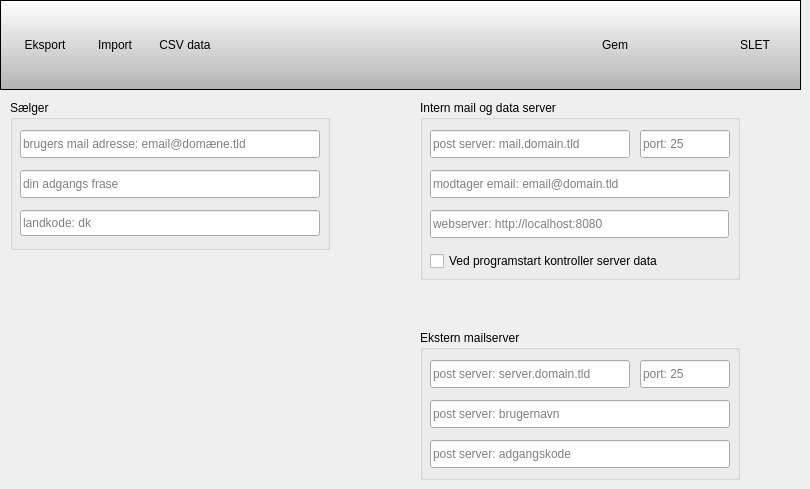
    <widget class="QWidget" name="widgetPageSettings">
     <widget class="QGroupBox" name="groupSalesPerson">
      <property name="geometry">
       <rect>
        <x>10</x>
        <y>100</y>
        <width>320</width>
        <height>150</height>
       </rect>
      </property>
      <property name="title">
       <string>Sælger</string>
      </property>
      <widget class="QLineEdit" name="textAppUserCountry">
       <property name="geometry">
        <rect>
         <x>10</x>
         <y>110</y>
         <width>300</width>
         <height>26</height>
        </rect>
       </property>
       <property name="maxLength">
        <number>2</number>
       </property>
       <property name="placeholderText">
        <string>landkode: dk</string>
       </property>
      </widget>
      <widget class="QLineEdit" name="textAppUserPass">
       <property name="geometry">
        <rect>
         <x>10</x>
         <y>70</y>
         <width>300</width>
         <height>28</height>
        </rect>
       </property>
       <property name="inputMask">
        <string/>
       </property>
       <property name="maxLength">
        <number>100</number>
       </property>
       <property name="echoMode">
        <enum>QLineEdit::PasswordEchoOnEdit</enum>
       </property>
       <property name="placeholderText">
        <string>din adgangs frase</string>
       </property>
      </widget>
      <widget class="QLineEdit" name="textAppUserMail">
       <property name="geometry">
        <rect>
         <x>10</x>
         <y>30</y>
         <width>300</width>
         <height>28</height>
        </rect>
       </property>
       <property name="text">
        <string notr="true"/>
       </property>
       <property name="maxLength">
        <number>100</number>
       </property>
       <property name="frame">
        <bool>true</bool>
       </property>
       <property name="placeholderText">
        <string>brugers mail adresse: email@domæne.tld</string>
       </property>
      </widget>
     </widget>
     <widget class="QGroupBox" name="groupInternalServers">
      <property name="geometry">
       <rect>
        <x>420</x>
        <y>100</y>
        <width>320</width>
        <height>180</height>
       </rect>
      </property>
      <property name="title">
       <string>Intern mail og data server</string>
      </property>
      <widget class="QCheckBox" name="checkServerData">
       <property name="geometry">
        <rect>
         <x>10</x>
         <y>150</y>
         <width>300</width>
         <height>22</height>
        </rect>
       </property>
       <property name="text">
        <string>Ved programstart kontroller server data</string>
       </property>
      </widget>
      <widget class="QLineEdit" name="textAppDataServer">
       <property name="geometry">
        <rect>
         <x>10</x>
         <y>110</y>
         <width>299</width>
         <height>28</height>
        </rect>
       </property>
       <property name="maxLength">
        <number>100</number>
       </property>
       <property name="placeholderText">
        <string>webserver: http://localhost:8080</string>
       </property>
      </widget>
      <widget class="QLineEdit" name="textAppMailOrderTo">
       <property name="geometry">
        <rect>
         <x>10</x>
         <y>70</y>
         <width>300</width>
         <height>28</height>
        </rect>
       </property>
       <property name="text">
        <string/>
       </property>
       <property name="maxLength">
        <number>100</number>
       </property>
       <property name="placeholderText">
        <string>modtager email: email@domain.tld</string>
       </property>
      </widget>
      <widget class="QLineEdit" name="textAppMailServerPort">
       <property name="geometry">
        <rect>
         <x>220</x>
         <y>30</y>
         <width>90</width>
         <height>28</height>
        </rect>
       </property>
       <property name="maxLength">
        <number>3</number>
       </property>
       <property name="placeholderText">
        <string>port: 25</string>
       </property>
      </widget>
      <widget class="QLineEdit" name="textAppMailServer">
       <property name="geometry">
        <rect>
         <x>10</x>
         <y>30</y>
         <width>200</width>
         <height>28</height>
        </rect>
       </property>
       <property name="text">
        <string/>
       </property>
       <property name="maxLength">
        <number>100</number>
       </property>
       <property name="placeholderText">
        <string>post server: mail.domain.tld</string>
       </property>
      </widget>
     </widget>
     <widget class="QGroupBox" name="groupExternalServer">
      <property name="geometry">
       <rect>
        <x>420</x>
        <y>330</y>
        <width>320</width>
        <height>150</height>
       </rect>
      </property>
      <property name="title">
       <string>Ekstern mailserver</string>
      </property>
      <widget class="QLineEdit" name="textExtMailServerUser">
       <property name="geometry">
        <rect>
         <x>10</x>
         <y>70</y>
         <width>300</width>
         <height>28</height>
        </rect>
       </property>
       <property name="inputMask">
        <string/>
       </property>
       <property name="text">
        <string/>
       </property>
       <property name="maxLength">
        <number>100</number>
       </property>
       <property name="placeholderText">
        <string>post server: brugernavn</string>
       </property>
      </widget>
      <widget class="QLineEdit" name="textExtMailServerPort">
       <property name="geometry">
        <rect>
         <x>220</x>
         <y>30</y>
         <width>90</width>
         <height>28</height>
        </rect>
       </property>
       <property name="maxLength">
        <number>3</number>
       </property>
       <property name="placeholderText">
        <string>port: 25</string>
       </property>
      </widget>
      <widget class="QLineEdit" name="textExtMailServerPass">
       <property name="geometry">
        <rect>
         <x>10</x>
         <y>110</y>
         <width>300</width>
         <height>28</height>
        </rect>
       </property>
       <property name="text">
        <string/>
       </property>
       <property name="maxLength">
        <number>100</number>
       </property>
       <property name="echoMode">
        <enum>QLineEdit::PasswordEchoOnEdit</enum>
       </property>
       <property name="placeholderText">
        <string>post server: adgangskode</string>
       </property>
      </widget>
      <widget class="QLineEdit" name="textExtMailServer">
       <property name="geometry">
        <rect>
         <x>10</x>
         <y>30</y>
         <width>200</width>
         <height>28</height>
        </rect>
       </property>
       <property name="maxLength">
        <number>100</number>
       </property>
       <property name="placeholderText">
        <string>post server: server.domain.tld</string>
       </property>
      </widget>
     </widget>
     <widget class="QFrame" name="databar">
      <property name="geometry">
       <rect>
        <x>0</x>
        <y>0</y>
        <width>801</width>
        <height>90</height>
       </rect>
      </property>
      <property name="styleSheet">
       <string notr="true">QFrame {
	background-color: qlineargradient(spread:pad, x1:1, y1:1, x2:1, y2:0, stop:0 rgba(172, 172, 172, 228), stop:1 rgba(255, 255, 255, 255))
}

QToolButton {
	background-color: transparent;
	border: none;
}

QToolButton:checked, QToolButton:pressed {
	background-color: rgb(175, 175, 175);
	border: 1px rgb(235, 235, 235);
}

QToolButton:hover {
	background-color: rgb(195, 195, 195);
	border: 1px rgb(205, 205, 205);
}

QToolButton:hover:checked {
	background-color: rgb(185, 185, 185);
	border: 1px rgb(205, 205, 205);
}</string>
      </property>
      <property name="frameShape">
       <enum>QFrame::StyledPanel</enum>
      </property>
      <property name="frameShadow">
       <enum>QFrame::Raised</enum>
      </property>
      <widget class="QToolButton" name="toolButtonDeleteSalesData">
       <property name="geometry">
        <rect>
         <x>720</x>
         <y>10</y>
         <width>70</width>
         <height>70</height>
        </rect>
       </property>
       <property name="text">
        <string>SLET</string>
       </property>
       <property name="icon">
        <iconset resource="../icons/system.qrc">
         <normaloff>:/system/delete.png</normaloff>:/system/delete.png</iconset>
       </property>
       <property name="iconSize">
        <size>
         <width>48</width>
         <height>48</height>
        </size>
       </property>
       <property name="toolButtonStyle">
        <enum>Qt::ToolButtonTextUnderIcon</enum>
       </property>
      </widget>
      <widget class="QToolButton" name="toolButtonImportDatabase">
       <property name="geometry">
        <rect>
         <x>80</x>
         <y>10</y>
         <width>70</width>
         <height>70</height>
        </rect>
       </property>
       <property name="text">
        <string>Import</string>
       </property>
       <property name="icon">
        <iconset resource="../icons/system.qrc">
         <normaloff>:/system/download-database.png</normaloff>:/system/download-database.png</iconset>
       </property>
       <property name="iconSize">
        <size>
         <width>48</width>
         <height>48</height>
        </size>
       </property>
       <property name="toolButtonStyle">
        <enum>Qt::ToolButtonTextUnderIcon</enum>
       </property>
      </widget>
      <widget class="QToolButton" name="toolButtonExportDatabase">
       <property name="geometry">
        <rect>
         <x>10</x>
         <y>10</y>
         <width>70</width>
         <height>70</height>
        </rect>
       </property>
       <property name="text">
        <string>Eksport</string>
       </property>
       <property name="icon">
        <iconset resource="../icons/system.qrc">
         <normaloff>:/system/database-upload.png</normaloff>:/system/database-upload.png</iconset>
       </property>
       <property name="iconSize">
        <size>
         <width>48</width>
         <height>48</height>
        </size>
       </property>
       <property name="toolButtonStyle">
        <enum>Qt::ToolButtonTextUnderIcon</enum>
       </property>
      </widget>
      <widget class="QToolButton" name="toolButtonImportCsvData">
       <property name="geometry">
        <rect>
         <x>150</x>
         <y>10</y>
         <width>70</width>
         <height>70</height>
        </rect>
       </property>
       <property name="text">
        <string>CSV data</string>
       </property>
       <property name="icon">
        <iconset resource="../icons/system.qrc">
         <normaloff>:/system/import.png</normaloff>:/system/import.png</iconset>
       </property>
       <property name="iconSize">
        <size>
         <width>48</width>
         <height>48</height>
        </size>
       </property>
       <property name="toolButtonStyle">
        <enum>Qt::ToolButtonTextUnderIcon</enum>
       </property>
      </widget>
      <widget class="QToolButton" name="toolButtonArchiveSettings">
       <property name="geometry">
        <rect>
         <x>580</x>
         <y>10</y>
         <width>70</width>
         <height>70</height>
        </rect>
       </property>
       <property name="text">
        <string>Gem</string>
       </property>
       <property name="icon">
        <iconset resource="../icons/system.qrc">
         <normaloff>:/system/accept.png</normaloff>:/system/accept.png</iconset>
       </property>
       <property name="iconSize">
        <size>
         <width>48</width>
         <height>48</height>
        </size>
       </property>
       <property name="toolButtonStyle">
        <enum>Qt::ToolButtonTextUnderIcon</enum>
       </property>
      </widget>
     </widget>
    </widget>
